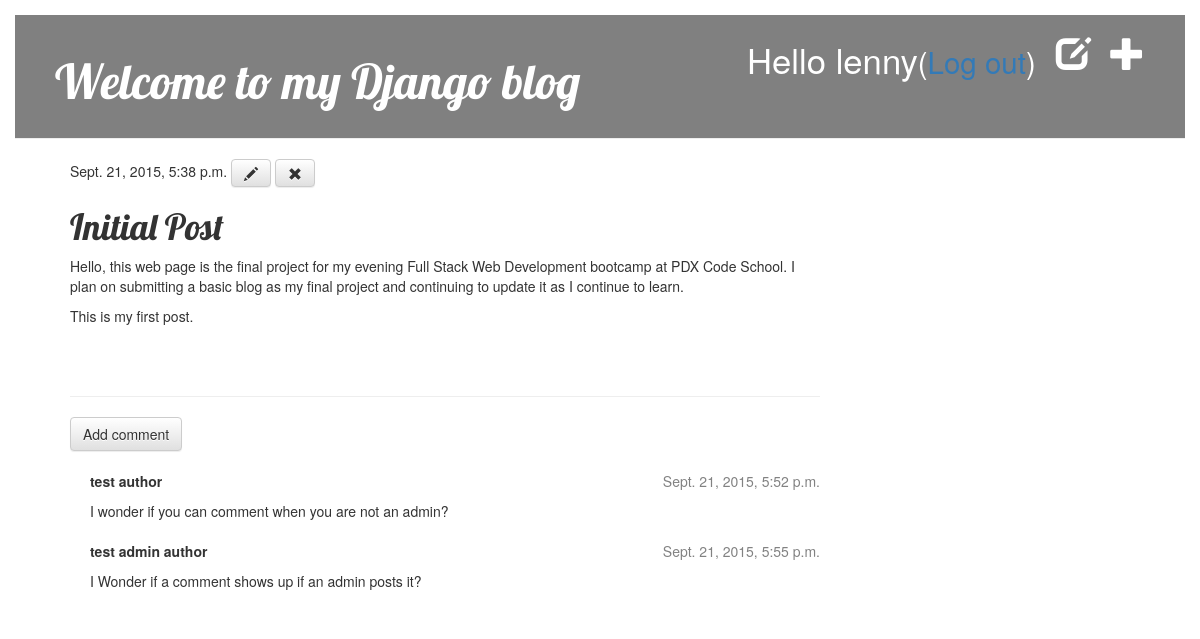
/post/9/ (signed in), run on the app's committed database.
### blog/models.py (models this page shows, shortened)
class Post(models.Model):
    author = models.ForeignKey('auth.User')
    title = models.CharField(max_length=200)
    text = models.TextField()
    created_date = models.DateTimeField(
            default=timezone.now)
    published_date = models.DateTimeField(
            blank=True, null=True)

class Comment(models.Model):
    post = models.ForeignKey('blog.Post', related_name='comments')
    author = models.CharField(max_length=200)
    text = models.TextField()
    created_date = models.DateTimeField(default=timezone.now)
    approved_comment = models.BooleanField(default=False)

### blog/views.py (the view)
# urls.py: url(r'^post/(?P<pk>[0-9]+)/$', views.post_detail, name='post_detail'),
def post_detail(request, pk):
	post = get_object_or_404(Post, pk=pk)
	return render(request, 'blog/post_detail.html', {'post': post})

### blog/templates/blog/post_detail.html (shortened to what this page needs)
{% extends "blog/base.html" %}
{% block content %}
    <div class="post">
       {% if post.published_date %}
    {{ post.published_date }}
{% else %}
    <a class="btn btn-default" href="{% url "blog.views.post_publish" pk=post.pk %}">Publish</a>
{% endif %}
        <a class="btn btn-default" href="{% url "post_edit" pk=post.pk %}"><span class="glyphicon glyphicon-pencil"></span></a>
        <a class="btn btn-default" href="{% url "post_remove" pk=post.pk %}"><span class="glyphicon glyphicon-remove"></span></a>
        <h1>{{ post.title }}</h1>
        <p>{{ post.text|linebreaks }}</p>
    </div>
    <hr>
    <a class="btn btn-default" href="{% url "add_comment_to_post" pk=post.pk %}">Add comment</a>
{% for comment in post.comments.all %}
    {% if user.is_authenticated or comment.approved_comment %}
    <div class="comment">
        <div class="date">
            {{ comment.created_date }}
        </div>
        <strong>{{ comment.author }}</strong>
        <p>{{ comment.text|linebreaks }}</p>
    </div>
    {% endif %}
{% empty %}
    <p>No comments here yet :(</p>
{% endfor %}
{% endblock %}

### blog/templates/blog/base.html (shortened to what this page needs)
{% load staticfiles %}
<html>
    <head>
        <link rel="stylesheet" href="//maxcdn.bootstrapcdn.com/bootstrap/3.2.0/css/bootstrap.min.css">
        <link rel="stylesheet" href="//maxcdn.bootstrapcdn.com/bootstrap/3.2.0/css/bootstrap-theme.min.css">
        <link rel="stylesheet" href="{% static "css/blog.css" %}">
    </head>
    <body>
        <div class="page-header">
    {% if user.is_authenticated %}
    <a href="{% url "post_new" %}" class="top-menu"><span class="glyphicon glyphicon-plus"></span></a>
    <a href="{% url "post_draft_list" %}" class="top-menu"><span class="glyphicon glyphicon-edit"></span></a>
    <p class="top-menu">Hello {{ user.username }}<small>(<a href="{% url "django.contrib.auth.views.logout" %}">Log out</a>)</small></p>
    {% else %}
    <a href="{% url "django.contrib.auth.views.login" %}" class="top-menu"><span class="glyphicon glyphicon-lock"></span></a>
    {% endif %}
    <h1><a href="{% url "blog.views.post_list" %}">Welcome to my Django blog</a></h1>
</div>
        <div class="content container">
            <div class="row">
                <div class="col-md-8">
                   {% block content %}
                    {% endblock %}
                </div>
            </div>
        </div>
    </body>
</html>

### blog/static/css/blog.css (style rules this page uses)
h1 a { color: #FCA205; font-family: 'Lobster'; }
body { padding: 15px; }
.page-header { background-color: #808080; margin-top: 0; padding: 20px 20px 20px 40px; }
.page-header h1, .page-header h1 a, .page-header h1 a:visited, .page-header h1 a:active { color: #ffffff; font-size: 36pt; text-decoration: none; }
.content { margin-left: 40px; }
h1, h2, h3, h4 { font-family: 'Lobster', cursive; }
.date { float: right; color: #828282; }
.top-menu, .top-menu:hover, .top-menu:visited { color: #ffffff; float: right; font-size: 26pt; margin-right: 20px; }
.post { margin-bottom: 70px; }
.comment { margin: 20px 0px 20px 20px; }

### data on the page
Post: published_date "Sept. 21, 2015, 5:38 p.m.", title "Initial Post", text "Hello, this web page is the final project for my evening Full Stack Web Development bootcamp at PDX Code School. I plan on submitting a basic blog as my final project and continuing to update it as I continue to learn. This is my first post."
Comment: created_date "Sept. 21, 2015, 5:52 p.m.", author "test author", text "I wonder if you can comment when you are not an admin?"
Comment: created_date "Sept. 21, 2015, 5:55 p.m.", author "test admin author", text "I Wonder if a comment shows up if an admin posts it?"

### other printed values
{{ user.username }} "lenny"
